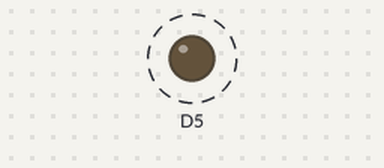
Recording of a sketch running on a simulated ESP8266 (NodeMCU). On the bench: output pins drawn as LEDs (lit = HIGH). Dashed ring = blinking.

Above: at 0.5 s.
Timing chart, 0 to 4.6 s (numbered marks = the images above):
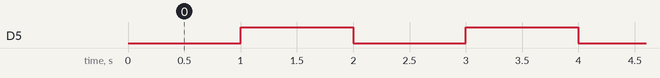

The sketch:

led_control.ino
```cpp
// Import required libraries
#include <ESP8266WiFi.h>

void setup() {

  // Set GPIO D5 as output
  // NodeMCU needs pin targeted using D5 instead of 5
  // See https://tttapa.github.io/ESP8266/Chap04%20-%20Microcontroller.html
  pinMode(D5, OUTPUT);
}
void loop() {
  digitalWrite(D5, LOW);
  delay(1000);

  digitalWrite(D5, HIGH);
  delay(1000);
}
```

Measured:
- by itself, D5: alternates HIGH for 1.0 s and LOW for 1.0 s
